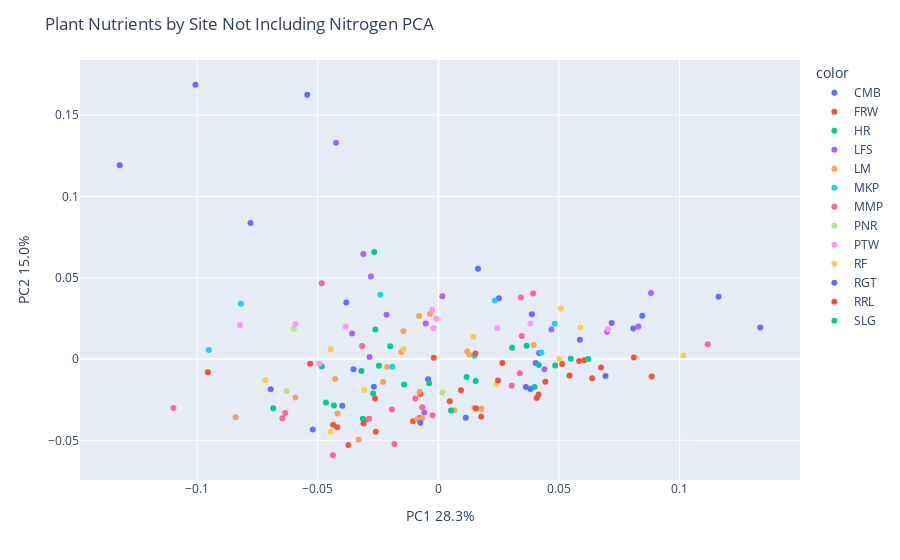

The notebook cell this image was saved under:
### Code cell
X = pivoted_df[genera_col]

pca = PCA(n_components=2)
components = pca.fit_transform(X)

fig = px.scatter(components, x=0, y=1, color=pivoted_df['site_id'])
fig.update_layout(
    title = "Plant Nutrients by Site Not Including Nitrogen PCA",
    xaxis_title="PC1 " + str(round(100*pca.explained_variance_ratio_[0], 1)) + '%',
    yaxis_title="PC2 " + str(round(100*pca.explained_variance_ratio_[1], 1)) + '%')
fig.show()

### Figure 1 — Plotly figure (JSON) as saved in the notebook; plotly's stock layout.template omitted (floating-point values rounded to 4 significant figures)
{"data": [{"hovertemplate": "color=CMB<br>0=%{x}<br>1=%{y}<extra></extra>", "legendgroup": "CMB", "marker": {"color": "#636efa", "symbol": "circle"}, "mode": "markers", "name": "CMB", "orientation": "v", "showlegend": true, "type": "scatter", "x": [0.08078, 0.05863, 0.07182, 0.0403, -0.1007, -0.02673, -0.05435, 0.02511, -0.07784, -0.132, 0.0845, -0.06945, 0.06929, 0.03878, 0.01642, -0.004234, 0.1161, 0.04175, 0.1334, -0.03815], "xaxis": "x", "y": [0.0187, 0.0119, 0.02219, -0.002406, 0.1686, -0.01707, 0.1626, 0.03738, 0.08366, 0.1192, 0.02652, -0.01864, -0.01053, 0.02755, 0.05543, -0.01249, 0.03832, 0.003677, 0.01942, 0.03472], "yaxis": "y"}, {"hovertemplate": "color=FRW<br>0=%{x}<br>1=%{y}<extra></extra>", "legendgroup": "FRW", "marker": {"color": "#EF553B", "symbol": "circle"}, "mode": "markers", "name": "FRW", "orientation": "v", "showlegend": true, "type": "scatter", "x": [-0.0373, -0.0105, -0.00742, 0.04152, 0.05436, -0.05309, 0.06045, -0.04191, -0.00774, 0.05833, -0.02594], "xaxis": "x", "y": [-0.05282, -0.03829, -0.02157, -0.02183, -0.01017, -0.002885, -0.000698, -0.04194, -0.03627, -0.001175, -0.04473], "yaxis": "y"}, {"hovertemplate": "color=HR<br>0=%{x}<br>1=%{y}<extra></extra>", "legendgroup": "HR", "marker": {"color": "#00cc96", "symbol": "circle"}, "mode": "markers", "name": "HR", "orientation": "v", "showlegend": true, "type": "scatter", "x": [0.03984, 0.0621, 0.04843, 0.03056, 0.05486, -0.04832], "xaxis": "x", "y": [-0.01725, -1.31e-05, -0.003946, 0.006851, 0.0001474, -0.00459], "yaxis": "y"}, {"hovertemplate": "color=LFS<br>0=%{x}<br>1=%{y}<extra></extra>", "legendgroup": "LFS", "marker": {"color": "#ab63fa", "symbol": "circle"}, "mode": "markers", "name": "LFS", "orientation": "v", "showlegend": true, "type": "scatter", "x": [0.04396, 0.001668, -0.02147, 0.06995, -0.02794, -0.04241, 0.08813, -0.005782, 0.08288, -0.03577, -0.02852, -0.005225, 0.04683, -0.03106], "xaxis": "x", "y": [-0.006283, 0.03851, 0.02726, 0.01676, 0.05071, 0.133, 0.04057, -0.03297, 0.02002, 0.01563, 0.001175, 0.02179, 0.01809, 0.06458], "yaxis": "y"}, {"hovertemplate": "color=LM<br>0=%{x}<br>1=%{y}<extra></extra>", "legendgroup": "LM", "marker": {"color": "#FFA15A", "symbol": "circle"}, "mode": "markers", "name": "LM", "orientation": "v", "showlegend": true, "type": "scatter", "x": [0.006503, 0.01492, -0.04277, 0.012, -0.01538, -0.01448, -0.007958, -0.04176, -0.007771, -0.08399, -0.006656, -0.05922, -0.008754, -0.02122, -0.02291, -0.003431, 0.01282, -0.033, 0.01778, 0.03951], "xaxis": "x", "y": [-0.03156, -0.03013, -0.01226, 0.004677, 0.004244, 0.0171, 0.02644, -0.03349, -0.02013, -0.03576, -0.03645, -0.02364, -0.03718, -0.004851, -0.01415, 0.0276, 0.002805, -0.04957, -0.03057, 0.008678], "yaxis": "y"}, {"hovertemplate": "color=MKP<br>0=%{x}<br>1=%{y}<extra></extra>", "legendgroup": "MKP", "marker": {"color": "#19d3f3", "symbol": "circle"}, "mode": "markers", "name": "MKP", "orientation": "v", "showlegend": true, "type": "scatter", "x": [-0.01905, 0.02344, -0.08178, 0.04822, 0.0149, -0.02402, 0.04271, -0.0951], "xaxis": "x", "y": [-0.004708, 0.03593, 0.03394, 0.02172, 0.001975, 0.03946, 0.00398, 0.005602], "yaxis": "y"}, {"hovertemplate": "color=MMP<br>0=%{x}<br>1=%{y}<extra></extra>", "legendgroup": "MMP", "marker": {"color": "#FF6692", "symbol": "circle"}, "mode": "markers", "name": "MMP", "orientation": "v", "showlegend": true, "type": "scatter", "x": [-0.04372, -0.009552, 0.03458, -0.03019, 0.03377, -0.01924, -0.06343, -0.06461, -0.04834, 0.03928, -0.1098, 0.1116, -0.03159, -0.01819, -0.006674, 0.03421, -0.002459, -0.02867, 0.03036], "xaxis": "x", "y": [-0.0592, -0.0243, 0.01412, -0.03753, -0.008772, -0.03108, -0.03322, -0.03651, 0.04659, 0.04029, -0.03013, 0.009112, 0.007942, -0.05234, -0.02961, 0.03788, -0.03458, -0.03681, -0.0164], "yaxis": "y"}, {"hovertemplate": "color=PNR<br>0=%{x}<br>1=%{y}<extra></extra>", "legendgroup": "PNR", "marker": {"color": "#B6E880", "symbol": "circle"}, "mode": "markers", "name": "PNR", "orientation": "v", "showlegend": true, "type": "scatter", "x": [0.001629, -0.0599, -0.06292], "xaxis": "x", "y": [-0.02064, 0.01865, -0.01985], "yaxis": "y"}, {"hovertemplate": "color=PTW<br>0=%{x}<br>1=%{y}<extra></extra>", "legendgroup": "PTW", "marker": {"color": "#FF97FF", "symbol": "circle"}, "mode": "markers", "name": "PTW", "orientation": "v", "showlegend": true, "type": "scatter", "x": [0.07037, -0.04935, 0.0244, -0.05922, -0.000862, -0.08221, -0.03842, -0.002542, 0.03816, -0.00196], "xaxis": "x", "y": [0.01827, -0.002898, 0.01896, 0.02145, 0.02481, 0.02081, 0.01989, 0.0303, 0.02186, 0.01884], "yaxis": "y"}, {"hovertemplate": "color=RF<br>0=%{x}<br>1=%{y}<extra></extra>", "legendgroup": "RF", "marker": {"color": "#FECB52", "symbol": "circle"}, "mode": "markers", "name": "RF", "orientation": "v", "showlegend": true, "type": "scatter", "x": [-0.03065, 0.1015, 0.01447, -0.04466, -0.01444, -0.04466, 0.02414, 0.05017, 0.05081, 0.05882, -0.0717], "xaxis": "x", "y": [-0.01905, 0.002179, 0.01374, 0.00605, 0.00612, -0.04478, -0.01535, 0.0001287, 0.03112, 0.01943, -0.01317], "yaxis": "y"}, {"hovertemplate": "color=RGT<br>0=%{x}<br>1=%{y}<extra></extra>", "legendgroup": "RGT", "marker": {"color": "#636efa", "symbol": "circle"}, "mode": "markers", "name": "RGT", "orientation": "v", "showlegend": true, "type": "scatter", "x": [-0.05201, -0.03978, -0.03517, 0.01138, 0.03628, -0.007459, 0.03816], "xaxis": "x", "y": [-0.04338, -0.02882, -0.006263, -0.0361, -0.01718, -0.03923, -0.01852], "yaxis": "y"}, {"hovertemplate": "color=RRL<br>0=%{x}<br>1=%{y}<extra></extra>", "legendgroup": "RRL", "marker": {"color": "#EF553B", "symbol": "circle"}, "mode": "markers", "name": "RRL", "orientation": "v", "showlegend": true, "type": "scatter", "x": [0.009395, 0.04434, 0.05133, -0.00188, 0.06373, 0.02654, 0.01774, 0.0247, 0.08839, -0.04363, 0.004751, -0.02624, 0.06742, 0.08102, 0.04075, 0.01563, 0.01538, -0.03102, -0.09551], "xaxis": "x", "y": [-0.01918, -0.01398, -0.003082, 0.0007362, -0.01177, -0.002472, -0.03549, -0.01318, -0.01074, -0.04039, -0.02603, -0.02428, -0.005162, 0.000899, -0.02399, -0.03052, 0.003302, -0.03969, -0.008161], "yaxis": "y"}, {"hovertemplate": "color=SLG<br>0=%{x}<br>1=%{y}<extra></extra>", "legendgroup": "SLG", "marker": {"color": "#00cc96", "symbol": "circle"}, "mode": "markers", "name": "SLG", "orientation": "v", "showlegend": true, "type": "scatter", "x": [0.01171, -0.03187, -0.02462, -0.03129, -0.003814, -0.04656, -0.02656, -0.02703, 0.04161, 0.00525, 0.03659, -0.01996, -0.06841, -0.01419, 0.01547, -0.02612, -0.04325], "xaxis": "x", "y": [-0.01108, -0.007393, -0.004099, -0.03671, -0.01496, -0.02672, 0.06585, -0.02116, -0.0037, -0.03175, 0.008144, 0.007781, -0.03026, -0.01565, -0.01358, 0.01812, -0.02856], "yaxis": "y"}], "layout": {"legend": {"title": {"text": "color"}, "tracegroupgap": 0}, "margin": {"t": 60}, "title": {"text": "Plant Nutrients by Site Not Including Nitrogen PCA"}, "xaxis": {"anchor": "y", "domain": [0, 1], "title": {"text": "PC1 28.3%"}}, "yaxis": {"anchor": "x", "domain": [0, 1], "title": {"text": "PC2 15.0%"}}}}
